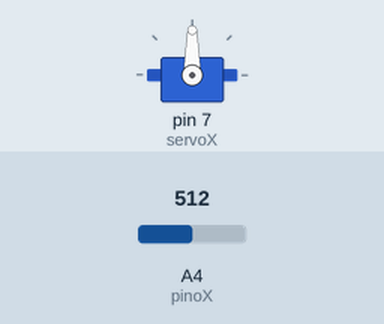
The sketch below on a simulated Arduino Uno, built with avr-gcc and run on an emulated ATmega328P. Parts: servo. The inputs (shaded band) are chosen by the test bench; at power-on: A4 (pinoX) = 512.

Above: at 1.2 s.
1.3 s: A4 (pinoX) set to 716
At 2.5 s:
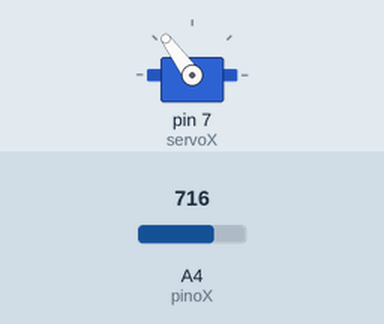
3.4 s: A4 (pinoX) set to 1023
At 5.0 s:
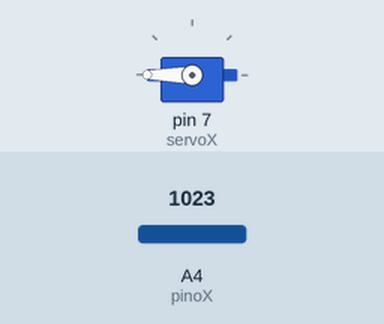
5.7 s: A4 (pinoX) set to 306
At 8.5 s:
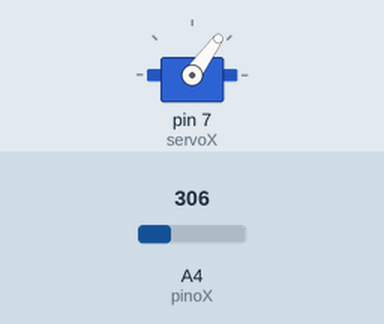
8.7 s: A4 (pinoX) set to 122
At 10.4 s:
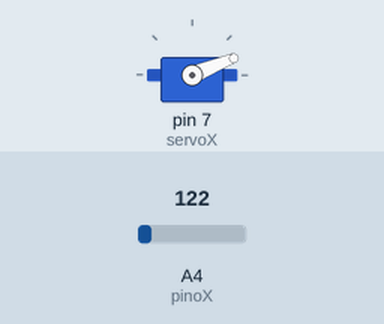
10.7 s: A4 (pinoX) set to 0
At 12.3 s:
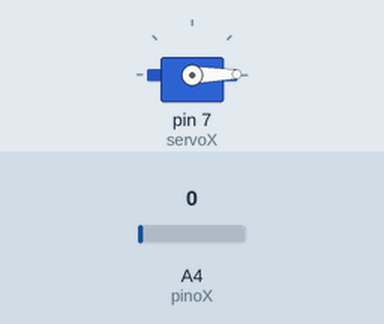
Timing chart, 0 to 13.5 s (numbered marks = the images above; inputs shaded):
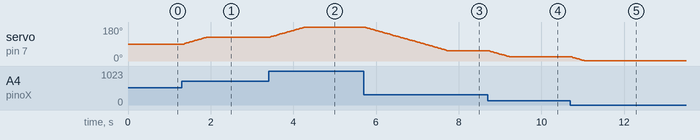

The sketch:

ServoMotor2_joystick.ino
```cpp
//Autor: Elvis Tavares
//Programa: Controle de servo com modulo joystick

#include <VarSpeedServo.h>
//Biblioteca VarSppedServo https://github.com/filipeflop/VarSpeedServo
//Imagem do projeto: https://imgur.com/KDCz7B7

VarSpeedServo servoX; //cria objeto para movimentar o servo

int pinoX = A4;// pino ligado no X do joystick
int valX; // variavel para armazenar valor do pino x;

void setup() {
 servoX.attach(7,1,180); //define a porta a sr ligada no servo

}

void loop() {
  valX = analogRead(pinoX);// recebe valor do joystick
  valX = map(valX, 0, 1023, 1,180);//cnverteo valor lido para valor entre 1 e 180 graus
  servoX.slowmove(valX, 60);// move o servo para a posisão definida
  delay(30);

}
```

Measured:
- after the input at 1.3 s, servo on pin 7 (servoX): moves from 90° to 126° over 0.56 s, starting after 0.06 s
- after the input at 3.4 s, servo on pin 7 (servoX): moves from 126° to 180° over 0.84 s, starting at once
- after the input at 5.7 s, servo on pin 7 (servoX): moves from 180° to 54° over 2.0 s, starting at once
- after the input at 8.7 s, servo on pin 7 (servoX): moves from 54° to 22° over 0.47 s, starting after 0.05 s
- after the input at 10.7 s, servo on pin 7 (servoX): moves from 22° to 1° over 0.32 s, starting after 0.05 s
